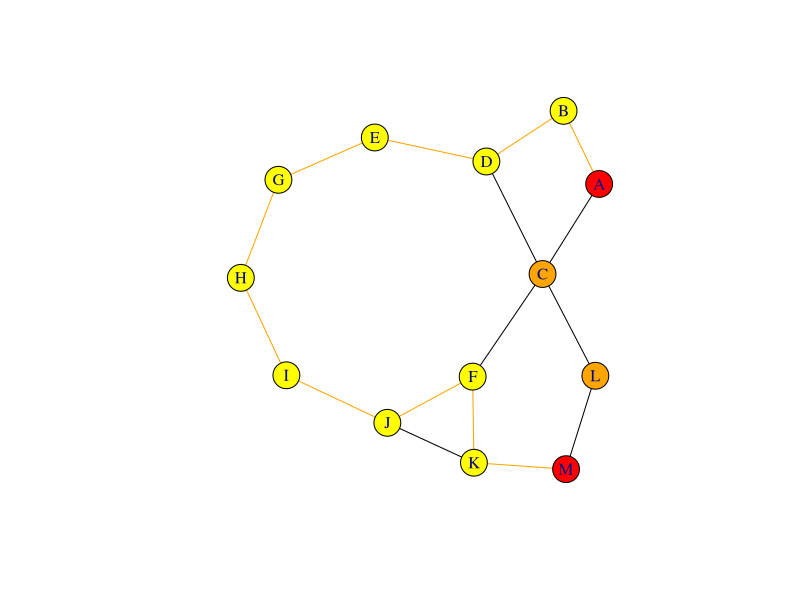

Reproduce this figure in R.
library(igraph)
#graph_1 <- graph( edges=c('A','S','A','T','A','Z','S','F','S','R','S','O','T','L','Z','O','F','B','R','P','R','C','L','M','B','G','B','U','P','B','C','P','M','D','U','H','D','C','H','E','H','V','V','I','I','N'), directed=F)
graph_1 <- graph( edges=c('A','B','A','C','B','D','C','D','C','F','C','L','D','E','F','J','F','K','L','M','E','G','J','K','J','I','K','M','G','H','I','H'), directed=F)
#graph_1<-graph(edges = C('A','B','A','C','B','D','C','D','C','F','C','L','D','E','F','J','F','K','L','M','E','G','J','K','J','I','K','M','G','H','I','H'),directed = F)
#E(graph_1)$weight <- c(36,61,31,32,31,80,52,122,112,102,43,36,45,32,20,40)
E(graph_1)$weight <- 1
E(graph_1)$color <- 'black'
V(graph_1)$color <- 'orange'
found=FALSE
initial <- 'A'
goal <- 'M'

open<-c(initial)
closed<-c()
cost<-0
while(TRUE){
  if(length(open)==0){
    break
  }
  n<-open[1]
  if(n==goal){
    found=TRUE
    V(graph_1)[open[1]]$color <- 'yellow'
    closed<-c(closed,n)
    break
  }
  V(graph_1)[open[1]]$color <- 'yellow'
  closed<-c(closed,open[1])
  
  open<-open[-1]
  adj<-adjacent_vertices(graph_1,n)
  adjlist<-c()
  for(i in 1:length(adj[[1]])){
    if(adj[[1]][i]$name %in% open || adj[[1]][i]$name %in% closed )
      next
    adjlist<-c(adjlist,adj[[1]][i]$name)
  }
  open<-c(adjlist,open)#for dfs
  #open<-c(open,adjlist)#for bfs
}
if(found)
  print(closed)

V(graph_1)[initial]$color <- 'red'
V(graph_1)[goal]$color <- 'red'


for(i in 2:length(closed)-1){
  ei <- get.edge.ids(graph_1, c(closed[i],closed[i+1]))
  cost<-cost+E(graph_1)[ei]$weight
  E(graph_1)[ei]$color<-'orange'
  print(E(graph_1)[ei])
  print(E(graph_1)[ei]$weight)
  print(E(graph_1)[ei]$color)
}
plot(graph_1)
print(cost)
